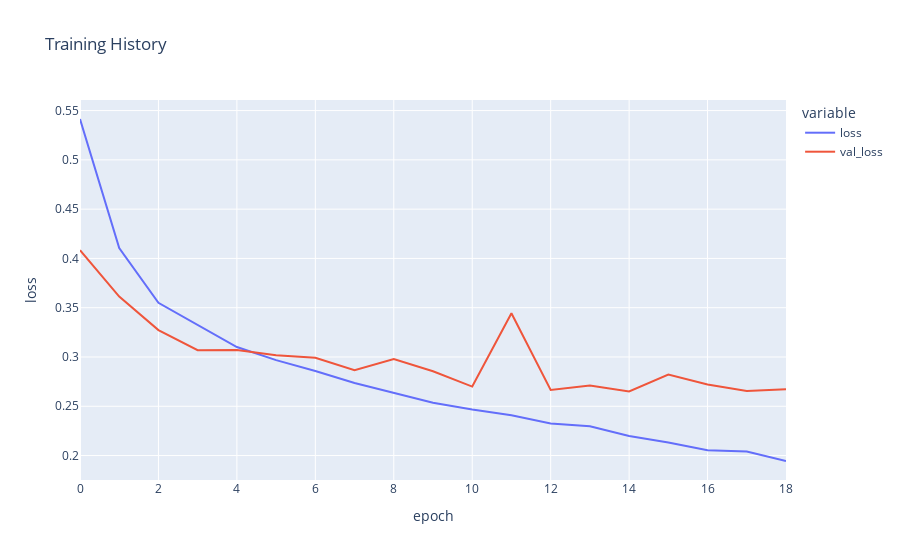

Source (notebook cell):
### Code cell
# Loss chart

figure_gender = px.line(
    history_gender.history, y=['loss', 'val_loss'],
    labels={'index': 'epoch', 'value': 'loss'}, 
    title='Training History')

figure_gender.show()

### Figure 1 — Plotly figure (JSON) as saved in the notebook; plotly's stock layout.template omitted (floating-point values rounded to 4 significant figures)
{"data": [{"hovertemplate": "variable=loss<br>epoch=%{x}<br>loss=%{y}<extra></extra>", "legendgroup": "loss", "line": {"color": "#636efa", "dash": "solid"}, "marker": {"symbol": "circle"}, "mode": "lines", "name": "loss", "orientation": "v", "showlegend": true, "type": "scatter", "x": [0, 1, 2, 3, 4, 5, 6, 7, 8, 9, 10, 11, 12, 13, 14, 15, 16, 17, 18], "xaxis": "x", "y": [0.5415, 0.4106, 0.3549, 0.3324, 0.3101, 0.2968, 0.2858, 0.2736, 0.2634, 0.2535, 0.2467, 0.2409, 0.2325, 0.2297, 0.2198, 0.2132, 0.2054, 0.2042, 0.1945], "yaxis": "y"}, {"hovertemplate": "variable=val_loss<br>epoch=%{x}<br>loss=%{y}<extra></extra>", "legendgroup": "val_loss", "line": {"color": "#EF553B", "dash": "solid"}, "marker": {"symbol": "circle"}, "mode": "lines", "name": "val_loss", "orientation": "v", "showlegend": true, "type": "scatter", "x": [0, 1, 2, 3, 4, 5, 6, 7, 8, 9, 10, 11, 12, 13, 14, 15, 16, 17, 18], "xaxis": "x", "y": [0.4083, 0.3613, 0.3273, 0.3069, 0.3072, 0.3019, 0.2993, 0.2867, 0.298, 0.2856, 0.27, 0.3444, 0.2665, 0.271, 0.265, 0.2821, 0.2722, 0.2656, 0.2673], "yaxis": "y"}], "layout": {"legend": {"title": {"text": "variable"}, "tracegroupgap": 0}, "title": {"text": "Training History"}, "xaxis": {"anchor": "y", "domain": [0, 1], "title": {"text": "epoch"}}, "yaxis": {"anchor": "x", "domain": [0, 1], "title": {"text": "loss"}}}}
